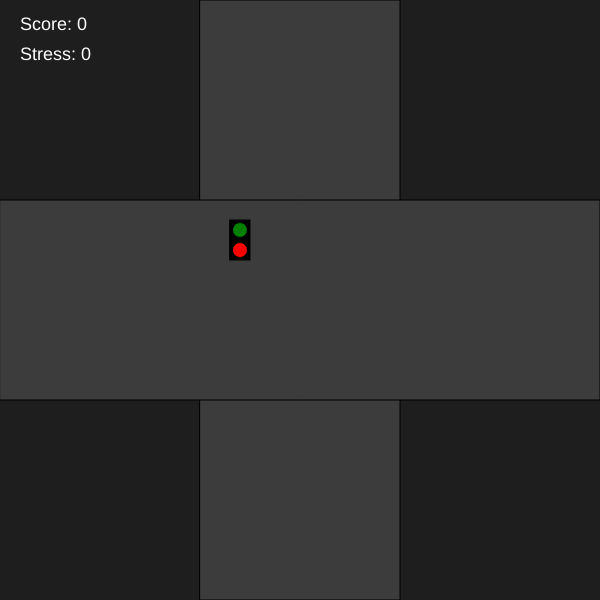
Frame 1 (no input)
Frame 60 (no input): identical to frame 1, image omitted
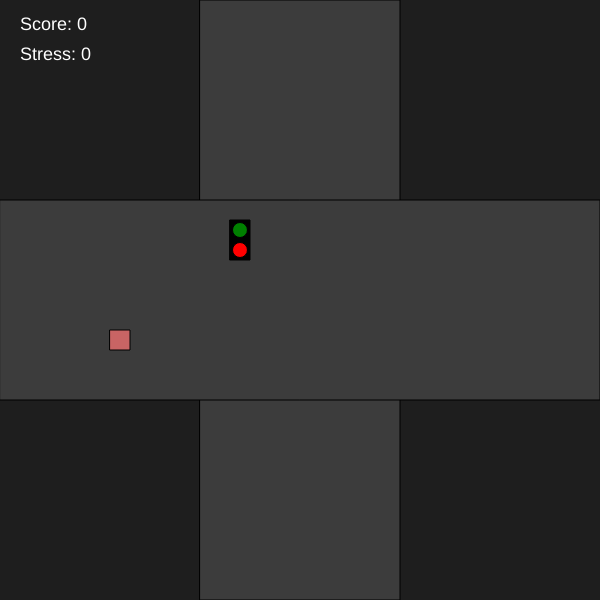
Frame 120 (the mouse pressed at the canvas centre since frame 60)

The p5.js sketch that drew these frames (run headless with seeded random() and noise() and a simulated clock; from frame 60 on, the mouse is pressed at the canvas centre):

// p5.js sketch
// ── sketch.js
let cars = [];
let lightState = "NS"; // NS = North-South green, EW = East-West green
let spawnTimer = 0;
let score = 0;
let stress = 0;

function setup() {
  createCanvas(600, 600);
  rectMode(CENTER);
}

function draw() {
  background(30);

  drawRoad();
  drawTrafficLight();

  spawnTimer++;
  if (spawnTimer > 60) {
    spawnCar();
    spawnTimer = 0;
  }

  for (let i = cars.length - 1; i >= 0; i--) {
    cars[i].update();
    cars[i].show();

    // Remove cars that leave screen
    if (cars[i].offscreen()) {
      score++;
      cars.splice(i, 1);
    }
  }

  checkCollisions();
  drawUI();
}

function keyPressed() {
  if (key === " ") {
    lightState = lightState === "NS" ? "EW" : "NS";
  }
}

function drawRoad() {
  fill(60);
  rect(width / 2, height / 2, 200, height);
  rect(width / 2, height / 2, width, 200);
}

function drawTrafficLight() {
  fill(0);
  rect(width / 2 - 60, height / 2 - 60, 20, 40);

  if (lightState === "NS") {
    fill("green");
  } else {
    fill("red");
  }
  ellipse(width / 2 - 60, height / 2 - 70, 15);

  if (lightState === "EW") {
    fill("green");
  } else {
    fill("red");
  }
  ellipse(width / 2 - 60, height / 2 - 50, 15);
}

function spawnCar() {
  let dir = floor(random(4));
  cars.push(new Car(dir));
}

function checkCollisions() {
  for (let i = 0; i < cars.length; i++) {
    for (let j = i + 1; j < cars.length; j++) {
      if (dist(cars[i].x, cars[i].y, cars[j].x, cars[j].y) < 20) {
        stress++;
      }
    }
  }
}

function drawUI() {
  fill(255);
  textSize(18);
  text("Score: " + score, 20, 30);
  text("Stress: " + stress, 20, 60);
}

class Car {
  constructor(dir) {
    this.dir = dir;
    this.speed = 2;
    this.size = 20;

    if (dir === 0) { // from top
      this.x = width / 2 - 40;
      this.y = 0;
    } else if (dir === 1) { // from bottom
      this.x = width / 2 + 40;
      this.y = height;
    } else if (dir === 2) { // from left
      this.x = 0;
      this.y = height / 2 + 40;
    } else { // from right
      this.x = width;
      this.y = height / 2 - 40;
    }
  }

  update() {
    // Stop at red light near center
    if (this.dir === 0) {
      if (this.y > height/2 - 60 && lightState !== "NS") return;
      this.y += this.speed;
    }
    if (this.dir === 1) {
      if (this.y < height/2 + 60 && lightState !== "NS") return;
      this.y -= this.speed;
    }
    if (this.dir === 2) {
      if (this.x > width/2 - 60 && lightState !== "EW") return;
      this.x += this.speed;
    }
    if (this.dir === 3) {
      if (this.x < width/2 + 60 && lightState !== "EW") return;
      this.x -= this.speed;
    }
  }

  show() {
    fill(200, 100, 100);
    rect(this.x, this.y, this.size, this.size);
  }

  offscreen() {
    return (
      this.x < -50 || 
      this.x > width + 50 || 
      this.y < -50 || 
      this.y > height + 50
    );
  }
}
